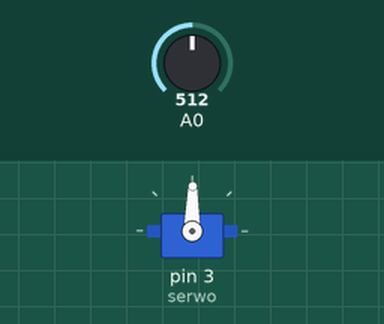
This sketch was run on a simulated Arduino Uno, built with avr-gcc and run on an emulated ATmega328P. On the bench: servo. The test bench sets the inputs (shaded band); at power-on: A0 = 512.

Above: at 1.2 s.
1.3 s: A0 set to 716
At 1.7 s:
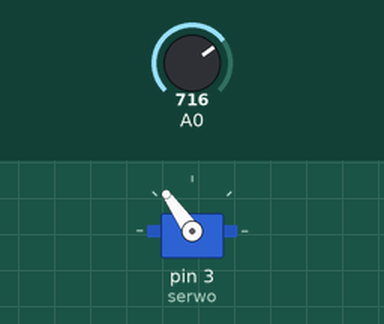
2.8 s: A0 set to 900
At 3.3 s:
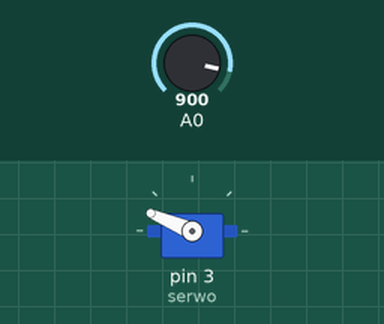
4.3 s: A0 set to 1023
At 4.9 s:
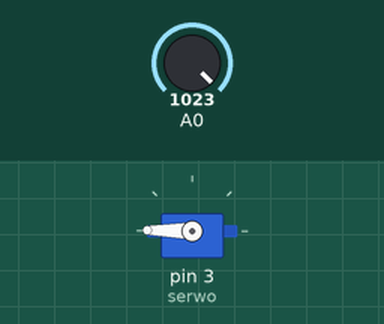
5.8 s: A0 set to 306
At 6.5 s:
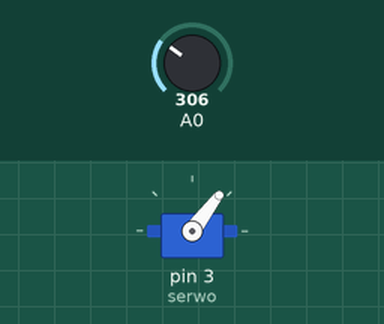
7.3 s: A0 set to 122
At 8.0 s:
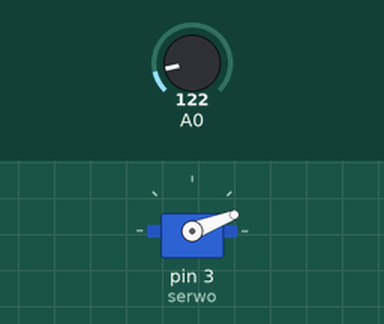
8.8 s: A0 set to 511
At 9.6 s:
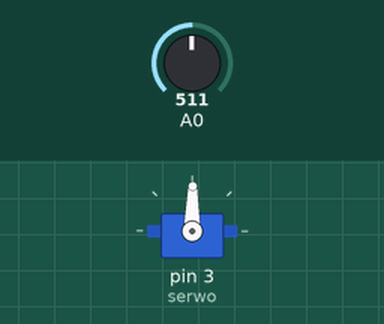
Timing chart, 0 to 11.3 s (numbered marks = the images above; inputs shaded):
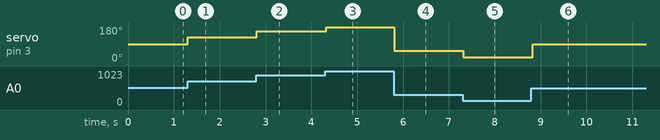

Measured:
- after the input at 1.3 s, servo on pin 3 (serwo): 89° → 125° at once
- after the input at 2.8 s, servo on pin 3 (serwo): 125° → 157° at once
- after the input at 4.3 s, servo on pin 3 (serwo): 157° → 179° at once
- after the input at 5.8 s, servo on pin 3 (serwo): 179° → 53° at once
- after the input at 7.3 s, servo on pin 3 (serwo): 53° → 21° at once
- after the input at 8.8 s, servo on pin 3 (serwo): 21° → 89° at once

The sketch:

Serwo.ino
```cpp
#include<Servo.h>
Servo serwo;
void setup() {
  serwo.attach(3);
  // put your setup code here, to run once:

}

void loop() {
  int anal=analogRead(A0);
 int  kat=map(anal,0,1023,0,179);
  serwo.write(kat);
  delay(30);
}
```
